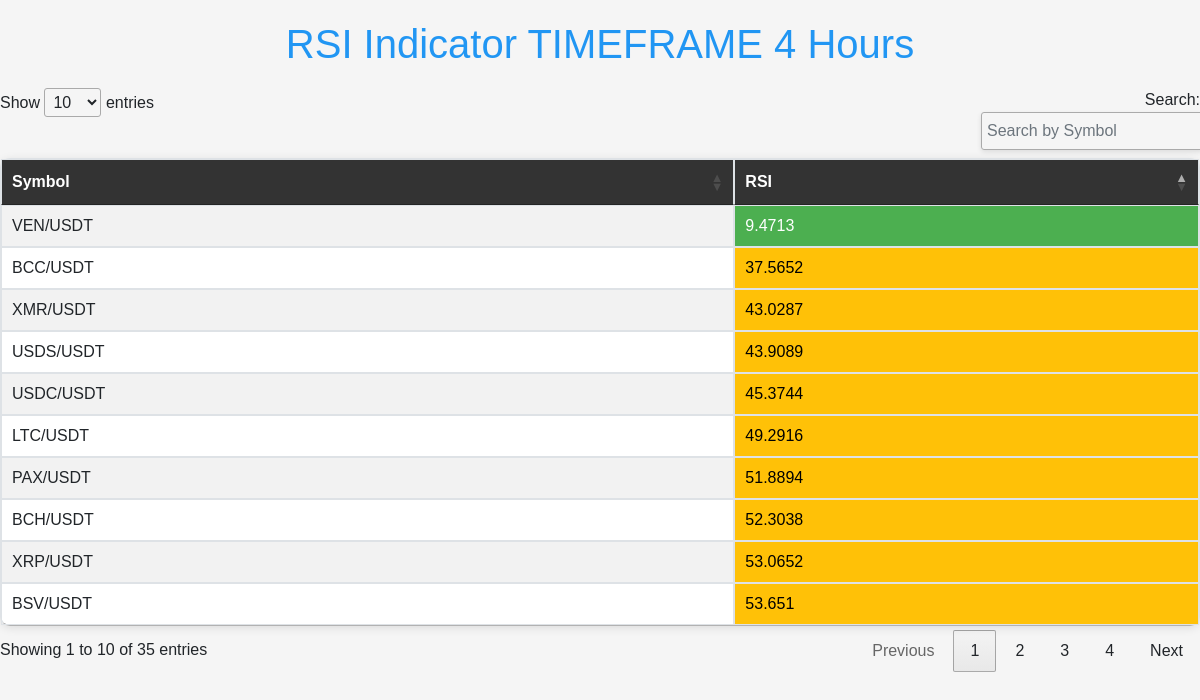
The page / on the database its author committed.
### tables this page shows
CREATE TABLE rsi_data (
    id INTEGER PRIMARY KEY AUTOINCREMENT,
    symbol TEXT NOT NULL,
    rsi REAL NOT NULL
);

### app.py (the view)
@app.route('/')
def index():
    conn = sqlite3.connect('rsi_data.db')
    cursor = conn.cursor()
    cursor.execute("SELECT symbol, rsi FROM rsi_data ") ##WHERE rsi < 30 OR rsi > 70
    rsi_data = cursor.fetchall()
    conn.close()
    return render_template('index.html', rsi_data=rsi_data)

### templates/index.html (shortened to what this page needs)
<!DOCTYPE html>
<html>
<head>
    <link rel="stylesheet" type="text/css" href="https://cdn.datatables.net/1.11.5/css/jquery.dataTables.css">
    <link rel="stylesheet" href="https://stackpath.bootstrapcdn.com/bootstrap/4.5.2/css/bootstrap.min.css">
</head>
<body>
    <h1>RSI Indicator TIMEFRAME 4 Hours</h1>
    <table id="rsi-table" class="table table-striped table-bordered">
        <thead>
            <tr>
                <th>Symbol</th>
                <th>RSI</th>
            </tr>
        </thead>
        <tbody id="rsi-table-body">
            {% for entry in rsi_data %}
            <tr>
                <td>{{ entry[0] }}</td>
                <td class="{% if entry[1] < 30 %}rsi-good{% elif entry[1] >= 30 and entry[1] <= 70 %}rsi-neutral{% else %}rsi-bad{% endif %}">{{ entry[1] }}</td>
            </tr>
            {% endfor %}
        </tbody>
    </table>
</body>
</html>

### templates/index.html (style rules this page uses)
body { font-family: Arial, sans-serif; margin: 0; padding: 0; background-color: #f5f5f5; }
h1,h2 { text-align: center; margin: 20px 0; color: #2196F3; }
table { width: 100%; border-collapse: collapse; margin: 20px auto; background-color: #fff; box-shadow: 0px 2px 10px rgba(0, 0, 0, 0.1); border-radius: 10px; }
th, td { text-align: left; padding: 8px 12px; }
th { background-color: #333; color: #fff; cursor: pointer; }
tr:nth-child(even) { background-color: #f2f2f2; }
.rsi-good { background-color: #4CAF50; color: white; }
.rsi-neutral { background-color: #FFC107; color: black; }

### rows shown on the page
rsi_data: symbol "BCC/USDT", rsi "37.5652"
rsi_data: symbol "LTC/USDT", rsi "49.2916"
rsi_data: symbol "XRP/USDT", rsi "53.0652"
rsi_data: symbol "VEN/USDT", rsi "9.4713"
rsi_data: symbol "PAX/USDT", rsi "51.8894"
rsi_data: symbol "BCH/USDT", rsi "52.3038"
rsi_data: symbol "BSV/USDT", rsi "53.651"
rsi_data: symbol "USDC/USDT", rsi "45.3744"
rsi_data: symbol "USDS/USDT", rsi "43.9089"
rsi_data: symbol "XMR/USDT", rsi "43.0287"
